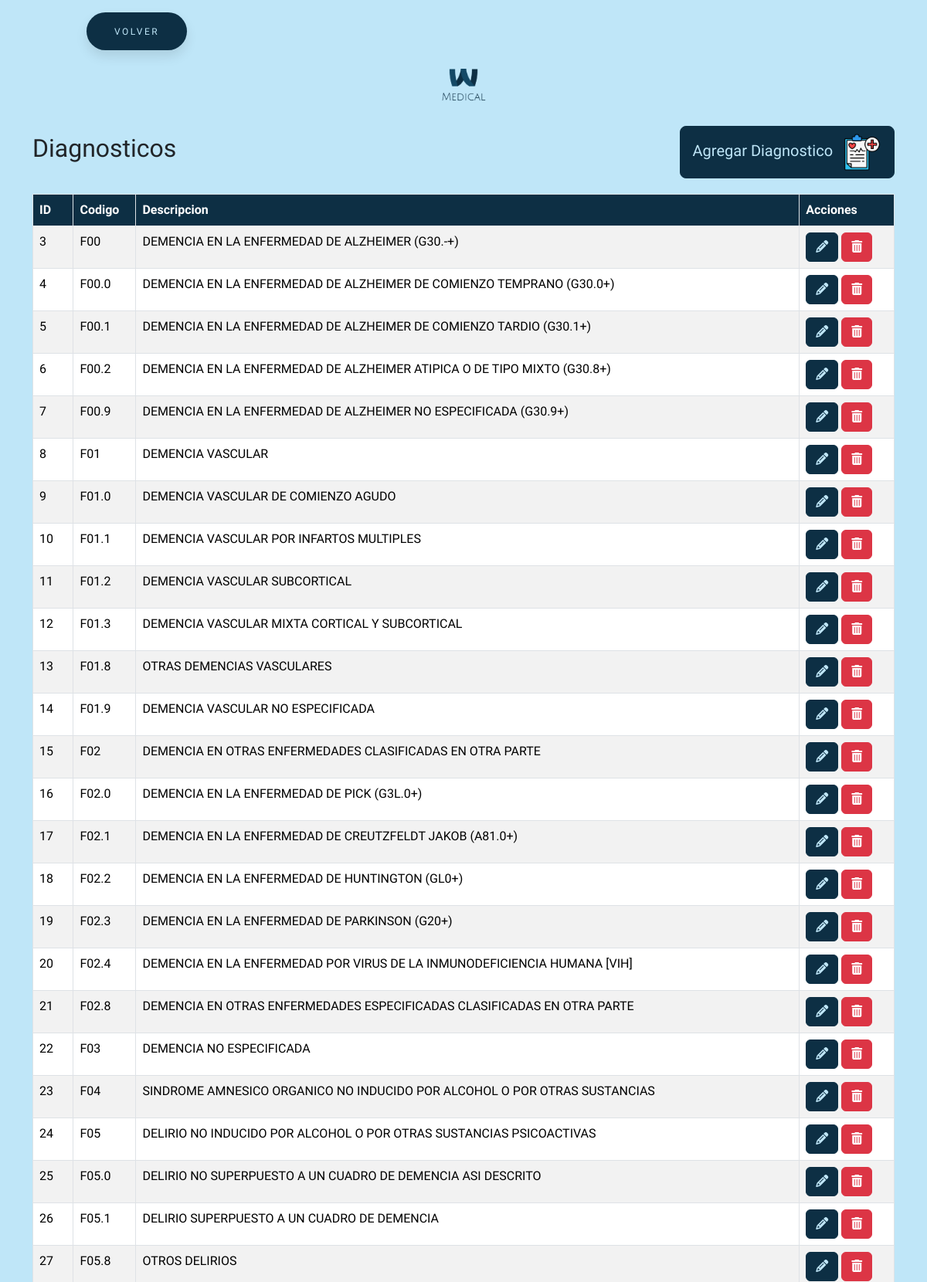
The app's page /todosAjustes/diag/diag.php (signed in, upper part) with its own data.
### tables this page shows
CREATE TABLE `diag` (
  `id` int(11) NOT NULL,
  `codigo` varchar(255) NOT NULL,
  `descripcion` varchar(255) NOT NULL
);

### todosAjustes/diag/diag.php (the view, shortened to what this page needs)
<?php
require_once "../../conexion.php";
$sql = "SELECT * FROM diag";
$result = $conn->query($sql);
?>
<!DOCTYPE html>
<html lang="en">
<head>
    <link href="https://cdn.jsdelivr.net/npm/bootstrap@5.3.3/dist/css/bootstrap.min.css" rel="stylesheet"
>
    <link rel="stylesheet" href="https://cdnjs.cloudflare.com/ajax/libs/font-awesome/6.5.2/css/all.min.css"
 />
    <link rel="stylesheet" href="../../estilos/styleBotones.css">
    <link rel="stylesheet" href="../../estilos/styleGeneral.css">
</head>
<body>
    <button class="button" style="vertical-align:middle; margin-left:7rem"
        onclick="window.location.href = '../../seccionAjustes/ajustes.php';">
        <span>VOLVER</span>
    </button>
    <div class="text-center my-4">
        <img src="../../img/logo.png" alt="Logo MEDICAL" class="img-fluid" style="max-width: 120px;">
    </div>
    <div class="container">
        <div class="title-container">
            <h2>Diagnosticos</h2>
            <button type="button" class="btn btn-custom btn-lg" data-bs-toggle="modal"
                data-bs-target="#agregarDiagModal">
                Agregar Diagnostico <img src="../../img/diagnostico.png" alt="Icono agregar diagnostico"
                    style="width: 50px; height: 50px; margin-left: 8px;">
            </button>
        </div>
        <table class="table table-striped table-bordered">
            <thead class="table-custom">
                <tr>
                    <th>ID</th>
                    <th>Codigo</th>
                    <th>Descripcion</th>
                    <th>Acciones</th>
                </tr>
            </thead>
            <tbody>
                <?php if ($result->num_rows > 0): ?>
                    <?php while ($row = $result->fetch_assoc()): ?>
                        <tr>
                            <td><?= $row["id"] ?></td>
                            <td><?= $row["codigo"] ?></td>
                            <td><?= $row["descripcion"] ?></td>
                            <td>
                                <button class="btn btn-custom-editar" onclick='editarDiag(<?= json_encode($row) ?>)'><i
                                        class="fas fa-pencil-alt"></i></button>
                                <a href="?eliminar=<?= $row['id'] ?>" class="btn btn-danger"
                                    onclick="return confirm('¿Estás seguro de que deseas eliminar este diagnostico?');"><i
                                        class="fas fa-trash-alt"></i></a>
                            </td>
                        </tr>
                    <?php endwhile; ?>
                <?php else: ?>
                    <tr>
                        <td colspan="4">No se encontraron resultados</td>
                    </tr>
                <?php endif; ?>
            </tbody>
        </table>
    </div>
</body>
</html>

### estilos/styleBotones.css (style rules this page uses)
:root { --primary-color: #0d2f44; }
body, html { background-color: #bfe6f8 !important; font-family: 'Cabin Condensed', sans-serif !important; }
.title-container { display: flex; align-items: center; justify-content: space-between; margin-bottom: 20px; }
.btn-custom { background-color: var(--primary-color) !important; border-color: var(--primary-color) !important; color: #bfe6f8 !important; transition: all 0.3s ease; }
.btn-custom-editar { background-color: var(--primary-color) !important; border-color: var(--primary-color) !important; color: #bfe6f8 !important; transition: all 0.3s ease; }
.button { padding: 1.3em 3em; font-size: 12px; text-transform: uppercase; letter-spacing: 2.5px; font-weight: 500; color: #bfe6f8; background-color: var(--primary-color) !important; border-color: var(--primary-color) !important; border: none; border-radius: 45px; box-shadow: 0px 8px 15px rgba(0, 0, 0, 0.1); transition: all 0.3s ease 0s; cursor: pointer; outline: none; margin-top: 1rem; }

### estilos/styleGeneral.css (style rules this page uses)
:root { --primary-color: #0d2f44; }
body, html { background-color: #bfe6f8 !important; font-family: 'Cabin Condensed', sans-serif !important; }
a { text-decoration: none !important; }
.table-custom th { background-color: var(--primary-color) !important; color: white !important; }

### records on screen
diag: id "3", codigo "F00", descripcion "DEMENCIA EN LA ENFERMEDAD DE ALZHEIMER (G30.-+)"
diag: id "4", codigo "F00.0", descripcion "DEMENCIA EN LA ENFERMEDAD DE ALZHEIMER DE COMIENZO TEMPRANO (G30.0+)"
diag: id "5", codigo "F00.1", descripcion "DEMENCIA EN LA ENFERMEDAD DE ALZHEIMER DE COMIENZO TARDIO (G30.1+)"
diag: id "6", codigo "F00.2", descripcion "DEMENCIA EN LA ENFERMEDAD DE ALZHEIMER ATIPICA O DE TIPO MIXTO (G30.8+)"
diag: id "7", codigo "F00.9", descripcion "DEMENCIA EN LA ENFERMEDAD DE ALZHEIMER NO ESPECIFICADA (G30.9+)"
diag: id "8", codigo "F01", descripcion "DEMENCIA VASCULAR"
diag: id "9", codigo "F01.0", descripcion "DEMENCIA VASCULAR DE COMIENZO AGUDO"
diag: id "10", codigo "F01.1", descripcion "DEMENCIA VASCULAR POR INFARTOS MULTIPLES"
diag: id "11", codigo "F01.2", descripcion "DEMENCIA VASCULAR SUBCORTICAL"
diag: id "12", codigo "F01.3", descripcion "DEMENCIA VASCULAR MIXTA CORTICAL Y SUBCORTICAL"
diag: id "13", codigo "F01.8", descripcion "OTRAS DEMENCIAS VASCULARES"
diag: id "14", codigo "F01.9", descripcion "DEMENCIA VASCULAR NO ESPECIFICADA"
diag: id "15", codigo "F02", descripcion "DEMENCIA EN OTRAS ENFERMEDADES CLASIFICADAS EN OTRA PARTE"
diag: id "16", codigo "F02.0", descripcion "DEMENCIA EN LA ENFERMEDAD DE PICK (G3L.0+)"
diag: id "17", codigo "F02.1", descripcion "DEMENCIA EN LA ENFERMEDAD DE CREUTZFELDT JAKOB (A81.0+)"
diag: id "18", codigo "F02.2", descripcion "DEMENCIA EN LA ENFERMEDAD DE HUNTINGTON (GL0+)"
diag: id "19", codigo "F02.3", descripcion "DEMENCIA EN LA ENFERMEDAD DE PARKINSON (G20+)"
diag: id "20", codigo "F02.4", descripcion "DEMENCIA EN LA ENFERMEDAD POR VIRUS DE LA INMUNODEFICIENCIA HUMANA [VIH]"
diag: id "21", codigo "F02.8", descripcion "DEMENCIA EN OTRAS ENFERMEDADES ESPECIFICADAS CLASIFICADAS EN OTRA PARTE"
diag: id "22", codigo "F03", descripcion "DEMENCIA NO ESPECIFICADA"
diag: id "23", codigo "F04", descripcion "SINDROME AMNESICO ORGANICO NO INDUCIDO POR ALCOHOL O POR OTRAS SUSTANCIAS"
diag: id "24", codigo "F05", descripcion "DELIRIO NO INDUCIDO POR ALCOHOL O POR OTRAS SUSTANCIAS PSICOACTIVAS"
diag: id "25", codigo "F05.0", descripcion "DELIRIO NO SUPERPUESTO A UN CUADRO DE DEMENCIA ASI DESCRITO"
diag: id "26", codigo "F05.1", descripcion "DELIRIO SUPERPUESTO A UN CUADRO DE DEMENCIA"
diag: id "27", codigo "F05.8", descripcion "OTROS DELIRIOS"
